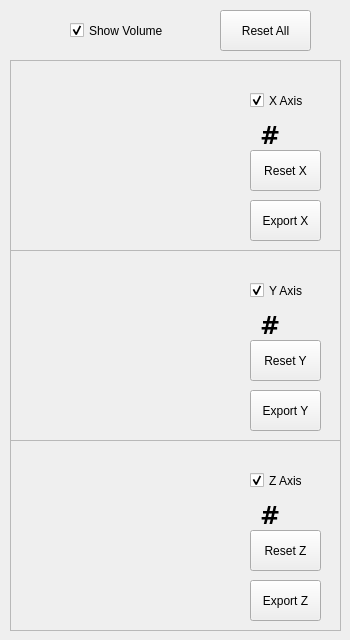
    <widget class="QWidget" name="SliceVolTab">
     <attribute name="title">
      <string>Slice Volume</string>
     </attribute>
     <widget class="QPushButton" name="buttonAxisSliceReset">
      <property name="geometry">
       <rect>
        <x>220</x>
        <y>10</y>
        <width>91</width>
        <height>41</height>
       </rect>
      </property>
      <property name="text">
       <string>Reset All</string>
      </property>
     </widget>
     <widget class="QFrame" name="frameSliceAxis">
      <property name="enabled">
       <bool>true</bool>
      </property>
      <property name="geometry">
       <rect>
        <x>10</x>
        <y>60</y>
        <width>331</width>
        <height>571</height>
       </rect>
      </property>
      <property name="frameShape">
       <enum>QFrame::StyledPanel</enum>
      </property>
      <property name="frameShadow">
       <enum>QFrame::Raised</enum>
      </property>
      <widget class="QFrame" name="frameViewSlice3">
       <property name="geometry">
        <rect>
         <x>0</x>
         <y>380</y>
         <width>331</width>
         <height>191</height>
        </rect>
       </property>
       <property name="frameShape">
        <enum>QFrame::StyledPanel</enum>
       </property>
       <property name="frameShadow">
        <enum>QFrame::Raised</enum>
       </property>
       <widget class="QVTKWidget" name="sliceView3" native="true">
        <property name="geometry">
         <rect>
          <x>30</x>
          <y>10</y>
          <width>191</width>
          <height>171</height>
         </rect>
        </property>
       </widget>
       <widget class="QCheckBox" name="checkBox_SliceZ_Enable">
        <property name="geometry">
         <rect>
          <x>240</x>
          <y>30</y>
          <width>81</width>
          <height>21</height>
         </rect>
        </property>
        <property name="text">
         <string>Z Axis</string>
        </property>
        <property name="checked">
         <bool>true</bool>
        </property>
       </widget>
       <widget class="QPushButton" name="resetButton_Z">
        <property name="geometry">
         <rect>
          <x>240</x>
          <y>90</y>
          <width>71</width>
          <height>41</height>
         </rect>
        </property>
        <property name="text">
         <string>Reset Z</string>
        </property>
       </widget>
       <widget class="QPushButton" name="buttonExportZSlice">
        <property name="geometry">
         <rect>
          <x>240</x>
          <y>140</y>
          <width>71</width>
          <height>41</height>
         </rect>
        </property>
        <property name="text">
         <string>Export Z</string>
        </property>
       </widget>
       <widget class="QLabel" name="lbl_ZSlice">
        <property name="geometry">
         <rect>
          <x>250</x>
          <y>60</y>
          <width>51</width>
          <height>31</height>
         </rect>
        </property>
        <property name="font">
         <font>
          <family>DejaVu Serif</family>
          <pointsize>18</pointsize>
          <weight>75</weight>
          <bold>true</bold>
         </font>
        </property>
        <property name="text">
         <string>#</string>
        </property>
       </widget>
      </widget>
      <widget class="QFrame" name="frameViewSlice1">
       <property name="geometry">
        <rect>
         <x>0</x>
         <y>0</y>
         <width>331</width>
         <height>191</height>
        </rect>
       </property>
       <property name="frameShape">
        <enum>QFrame::StyledPanel</enum>
       </property>
       <property name="frameShadow">
        <enum>QFrame::Raised</enum>
       </property>
       <widget class="QVTKWidget" name="sliceView1" native="true">
        <property name="geometry">
         <rect>
          <x>30</x>
          <y>10</y>
          <width>191</width>
          <height>171</height>
         </rect>
        </property>
       </widget>
       <widget class="QCheckBox" name="checkBox_SliceX_Enable">
        <property name="geometry">
         <rect>
          <x>240</x>
          <y>30</y>
          <width>81</width>
          <height>21</height>
         </rect>
        </property>
        <property name="text">
         <string>X Axis</string>
        </property>
        <property name="checked">
         <bool>true</bool>
        </property>
       </widget>
       <widget class="QPushButton" name="resetButtonX">
        <property name="geometry">
         <rect>
          <x>240</x>
          <y>90</y>
          <width>71</width>
          <height>41</height>
         </rect>
        </property>
        <property name="text">
         <string>Reset X</string>
        </property>
       </widget>
       <widget class="QPushButton" name="buttonExportXSlice">
        <property name="geometry">
         <rect>
          <x>240</x>
          <y>140</y>
          <width>71</width>
          <height>41</height>
         </rect>
        </property>
        <property name="text">
         <string>Export X</string>
        </property>
       </widget>
       <widget class="QLabel" name="lbl_XSlice">
        <property name="geometry">
         <rect>
          <x>250</x>
          <y>60</y>
          <width>51</width>
          <height>31</height>
         </rect>
        </property>
        <property name="font">
         <font>
          <family>DejaVu Serif</family>
          <pointsize>18</pointsize>
          <weight>75</weight>
          <bold>true</bold>
         </font>
        </property>
        <property name="text">
         <string>#</string>
        </property>
       </widget>
      </widget>
      <widget class="QFrame" name="frameViewSlice2">
       <property name="geometry">
        <rect>
         <x>0</x>
         <y>190</y>
         <width>331</width>
         <height>191</height>
        </rect>
       </property>
       <property name="frameShape">
        <enum>QFrame::StyledPanel</enum>
       </property>
       <property name="frameShadow">
        <enum>QFrame::Raised</enum>
       </property>
       <widget class="QVTKWidget" name="sliceView2" native="true">
        <property name="geometry">
         <rect>
          <x>30</x>
          <y>10</y>
          <width>191</width>
          <height>171</height>
         </rect>
        </property>
       </widget>
       <widget class="QCheckBox" name="checkBox_SliceY_Enable">
        <property name="geometry">
         <rect>
          <x>240</x>
          <y>30</y>
          <width>81</width>
          <height>21</height>
         </rect>
        </property>
        <property name="text">
         <string>Y Axis</string>
        </property>
        <property name="checked">
         <bool>true</bool>
        </property>
       </widget>
       <widget class="QPushButton" name="resetButton_Y">
        <property name="geometry">
         <rect>
          <x>240</x>
          <y>90</y>
          <width>71</width>
          <height>41</height>
         </rect>
        </property>
        <property name="text">
         <string>Reset Y</string>
        </property>
       </widget>
       <widget class="QPushButton" name="buttonExportYSlice">
        <property name="geometry">
         <rect>
          <x>240</x>
          <y>140</y>
          <width>71</width>
          <height>41</height>
         </rect>
        </property>
        <property name="text">
         <string>Export Y</string>
        </property>
       </widget>
       <widget class="QLabel" name="lbl_YSlice">
        <property name="geometry">
         <rect>
          <x>250</x>
          <y>60</y>
          <width>51</width>
          <height>31</height>
         </rect>
        </property>
        <property name="font">
         <font>
          <family>DejaVu Serif</family>
          <pointsize>18</pointsize>
          <weight>75</weight>
          <bold>true</bold>
         </font>
        </property>
        <property name="text">
         <string>#</string>
        </property>
       </widget>
      </widget>
     </widget>
     <widget class="QCheckBox" name="checkAxisSliceVolumeEnable">
      <property name="geometry">
       <rect>
        <x>70</x>
        <y>20</y>
        <width>121</width>
        <height>21</height>
       </rect>
      </property>
      <property name="text">
       <string>Show Volume</string>
      </property>
      <property name="checked">
       <bool>true</bool>
      </property>
     </widget>
    </widget>
